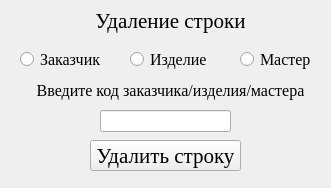
<?xml version="1.0" encoding="UTF-8"?>
<ui version="4.0">
 <class>idchoose</class>
 <widget class="QWidget" name="idchoose">
  <property name="geometry">
   <rect>
    <x>0</x>
    <y>0</y>
    <width>331</width>
    <height>188</height>
   </rect>
  </property>
  <property name="windowTitle">
   <string>Form</string>
  </property>
  <widget class="QPushButton" name="idButton">
   <property name="geometry">
    <rect>
     <x>90</x>
     <y>140</y>
     <width>151</width>
     <height>31</height>
    </rect>
   </property>
   <property name="font">
    <font>
     <family>Times New Roman</family>
     <pointsize>16</pointsize>
    </font>
   </property>
   <property name="text">
    <string>Удалить строку</string>
   </property>
  </widget>
  <widget class="QLabel" name="label_8">
   <property name="geometry">
    <rect>
     <x>30</x>
     <y>70</y>
     <width>281</width>
     <height>41</height>
    </rect>
   </property>
   <property name="font">
    <font>
     <family>Times New Roman</family>
     <pointsize>12</pointsize>
    </font>
   </property>
   <property name="text">
    <string>Введите код заказчика/изделия/мастера</string>
   </property>
   <property name="alignment">
    <set>Qt::AlignCenter</set>
   </property>
  </widget>
  <widget class="QLineEdit" name="lineEdit">
   <property name="geometry">
    <rect>
     <x>100</x>
     <y>110</y>
     <width>131</width>
     <height>22</height>
    </rect>
   </property>
  </widget>
  <widget class="QRadioButton" name="radioButton">
   <property name="geometry">
    <rect>
     <x>20</x>
     <y>50</y>
     <width>91</width>
     <height>19</height>
    </rect>
   </property>
   <property name="font">
    <font>
     <family>Times New Roman</family>
     <pointsize>12</pointsize>
    </font>
   </property>
   <property name="text">
    <string>Заказчик</string>
   </property>
  </widget>
  <widget class="QRadioButton" name="radioButton_2">
   <property name="geometry">
    <rect>
     <x>130</x>
     <y>50</y>
     <width>91</width>
     <height>19</height>
    </rect>
   </property>
   <property name="font">
    <font>
     <family>Times New Roman</family>
     <pointsize>12</pointsize>
    </font>
   </property>
   <property name="text">
    <string>Изделие</string>
   </property>
  </widget>
  <widget class="QRadioButton" name="radioButton_3">
   <property name="geometry">
    <rect>
     <x>240</x>
     <y>50</y>
     <width>91</width>
     <height>19</height>
    </rect>
   </property>
   <property name="font">
    <font>
     <family>Times New Roman</family>
     <pointsize>12</pointsize>
    </font>
   </property>
   <property name="text">
    <string>Мастер</string>
   </property>
  </widget>
  <widget class="QLabel" name="label_9">
   <property name="geometry">
    <rect>
     <x>30</x>
     <y>0</y>
     <width>281</width>
     <height>41</height>
    </rect>
   </property>
   <property name="font">
    <font>
     <family>Times New Roman</family>
     <pointsize>16</pointsize>
    </font>
   </property>
   <property name="text">
    <string>Удаление строки</string>
   </property>
   <property name="alignment">
    <set>Qt::AlignCenter</set>
   </property>
  </widget>
 </widget>
 <resources/>
 <connections/>
</ui>
